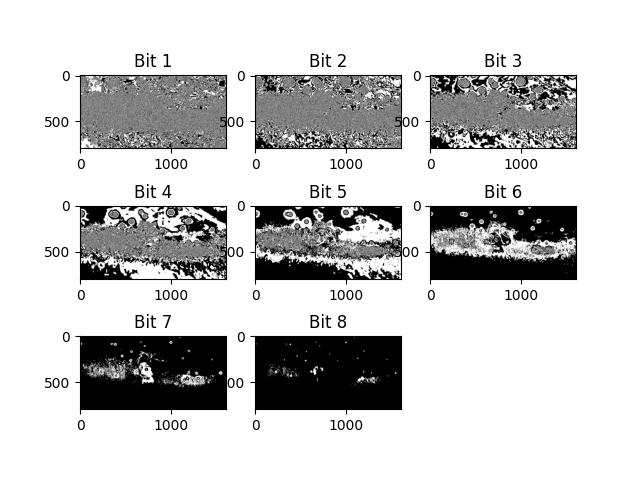

The script that saved this image:
import matplotlib.pyplot as plt
import cv2
import numpy as np

def main():
    img_path = 'animation.jpg'
    rgb = plt.imread(img_path)
    gray = cv2.cvtColor(rgb,cv2.COLOR_RGB2GRAY)
    print(gray.shape)

    def imageslice(image,pos):
        row = image.shape[0]
        col = image.shape[1]
        slice = image.copy()
        for i in range(row):
            for j in range(col):
                slice[i][j] = image[i][j] & pos
        return slice
    
    title_set = ['Bit 1','Bit 2','Bit 3','Bit 4','Bit 5','Bit 6','Bit 7','Bit 8']
    p = 1
    for i in range(len(title_set)):
        plt.subplot(3,3,i+1)
        plt.title(title_set[i])
        if(i == 0):
            p = 1
        else:
            p = p * 2 
        val = imageslice(gray,p)
        plt.imshow(val,cmap='gray')
        plt.savefig('Bit_Slicing.jpg')
    
    plt.show()
    
if __name__ == '__main__':
    main()